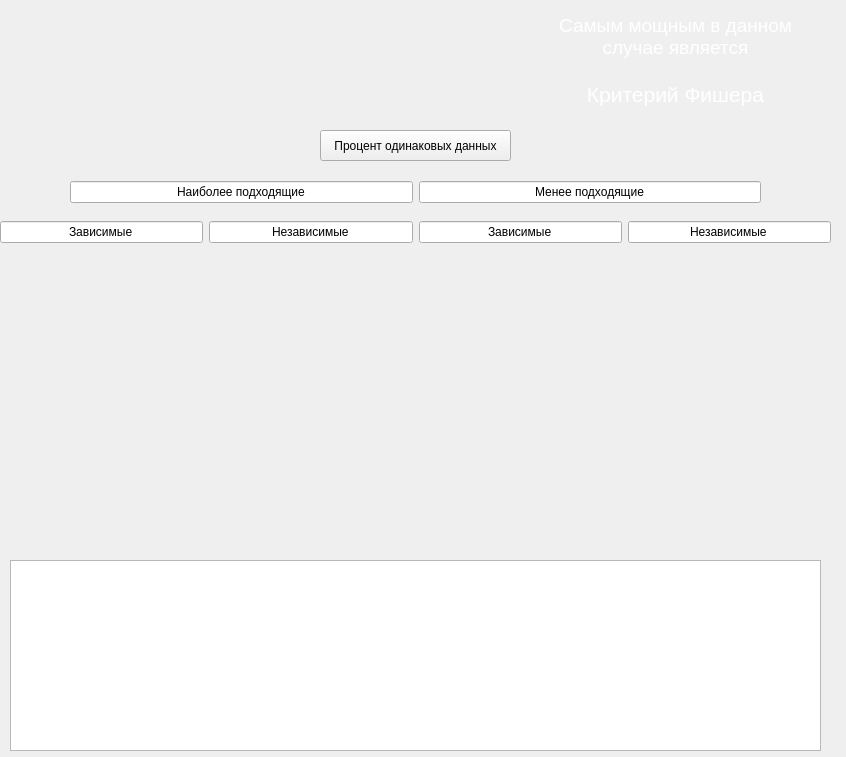
<?xml version="1.0" encoding="UTF-8"?>
<ui version="4.0">
 <class>Form</class>
 <widget class="QWidget" name="Form">
  <property name="geometry">
   <rect>
    <x>0</x>
    <y>0</y>
    <width>846</width>
    <height>757</height>
   </rect>
  </property>
  <property name="windowTitle">
   <string>Сравнение дисперсий</string>
  </property>
  <widget class="QTextEdit" name="textEdit_2">
   <property name="enabled">
    <bool>true</bool>
   </property>
   <property name="geometry">
    <rect>
     <x>540</x>
     <y>10</y>
     <width>271</width>
     <height>161</height>
    </rect>
   </property>
   <property name="font">
    <font>
     <pointsize>-1</pointsize>
    </font>
   </property>
   <property name="acceptDrops">
    <bool>true</bool>
   </property>
   <property name="styleSheet">
    <string notr="true">background: transparent;
border: none;
color: white;  /* Цвет текста, например, белый */
font-size: 16px;  /* Размер шрифта */</string>
   </property>
   <property name="readOnly">
    <bool>true</bool>
   </property>
   <property name="html">
    <string>&lt;!DOCTYPE HTML PUBLIC &quot;-//W3C//DTD HTML 4.0//EN&quot; &quot;http://www.w3.org/TR/REC-html40/strict.dtd&quot;&gt;
&lt;html&gt;&lt;head&gt;&lt;meta name=&quot;qrichtext&quot; content=&quot;1&quot; /&gt;&lt;style type=&quot;text/css&quot;&gt;
p, li { white-space: pre-wrap; }
&lt;/style&gt;&lt;/head&gt;&lt;body style=&quot; font-family:'MS Shell Dlg 2'; font-size:16px; font-weight:400; font-style:normal;&quot;&gt;
&lt;p align=&quot;center&quot; style=&quot; margin-top:0px; margin-bottom:0px; margin-left:0px; margin-right:0px; -qt-block-indent:0; text-indent:0px;&quot;&gt;&lt;span style=&quot; font-size:14pt;&quot;&gt;Самым мощным в данном случае является&lt;/span&gt;&lt;/p&gt;
&lt;p align=&quot;center&quot; style=&quot; margin-top:0px; margin-bottom:0px; margin-left:0px; margin-right:0px; -qt-block-indent:0; text-indent:0px;&quot;&gt;&lt;span style=&quot; font-size:14pt;&quot;&gt; &lt;/span&gt;&lt;/p&gt;
&lt;p align=&quot;center&quot; style=&quot; margin-top:0px; margin-bottom:0px; margin-left:0px; margin-right:0px; -qt-block-indent:0; text-indent:0px;&quot;&gt;&lt;span style=&quot; font-size:16pt;&quot;&gt;Критерий Фишера&lt;/span&gt;&lt;/p&gt;&lt;/body&gt;&lt;/html&gt;</string>
   </property>
   <property name="acceptRichText">
    <bool>true</bool>
   </property>
  </widget>
  <widget class="QTextEdit" name="textEdit">
   <property name="geometry">
    <rect>
     <x>40</x>
     <y>20</y>
     <width>104</width>
     <height>87</height>
    </rect>
   </property>
   <property name="styleSheet">
    <string notr="true">background: transparent;
border: none;
color: white;  /* Цвет текста, например, белый */
font-size: 16px;  /* Размер шрифта */</string>
   </property>
   <property name="readOnly">
    <bool>true</bool>
   </property>
  </widget>
  <widget class="QPushButton" name="pushButton">
   <property name="geometry">
    <rect>
     <x>320</x>
     <y>130</y>
     <width>191</width>
     <height>31</height>
    </rect>
   </property>
   <property name="text">
    <string>Процент одинаковых данных</string>
   </property>
  </widget>
  <widget class="QWidget" name="layoutWidget">
   <property name="geometry">
    <rect>
     <x>0</x>
     <y>260</y>
     <width>831</width>
     <height>281</height>
    </rect>
   </property>
   <layout class="QHBoxLayout" name="horizontalLayout_4">
    <item>
     <widget class="QWidget" name="buttonContainer_11" native="true">
      <layout class="QVBoxLayout" name="verticalLayout_7"/>
     </widget>
    </item>
    <item>
     <widget class="QWidget" name="buttonContainer_12" native="true">
      <layout class="QVBoxLayout" name="verticalLayout_2"/>
     </widget>
    </item>
    <item>
     <widget class="QWidget" name="buttonContainer_22" native="true">
      <layout class="QVBoxLayout" name="verticalLayout"/>
     </widget>
    </item>
    <item>
     <widget class="QWidget" name="buttonContainer_21" native="true">
      <layout class="QVBoxLayout" name="verticalLayout_8"/>
     </widget>
    </item>
   </layout>
  </widget>
  <widget class="QTextEdit" name="textEdit_3">
   <property name="geometry">
    <rect>
     <x>10</x>
     <y>560</y>
     <width>811</width>
     <height>191</height>
    </rect>
   </property>
  </widget>
  <widget class="QWidget" name="layoutWidget_2">
   <property name="geometry">
    <rect>
     <x>70</x>
     <y>180</y>
     <width>691</width>
     <height>24</height>
    </rect>
   </property>
   <layout class="QHBoxLayout" name="horizontalLayout_5">
    <item>
     <widget class="QLineEdit" name="lineEdit_7">
      <property name="text">
       <string>Наиболее подходящие</string>
      </property>
      <property name="alignment">
       <set>Qt::AlignCenter</set>
      </property>
      <property name="readOnly">
       <bool>true</bool>
      </property>
     </widget>
    </item>
    <item>
     <widget class="QLineEdit" name="lineEdit_8">
      <property name="font">
       <font>
        <weight>50</weight>
        <italic>false</italic>
        <bold>false</bold>
        <underline>false</underline>
        <strikeout>false</strikeout>
        <kerning>true</kerning>
       </font>
      </property>
      <property name="autoFillBackground">
       <bool>false</bool>
      </property>
      <property name="text">
       <string>Менее подходящие</string>
      </property>
      <property name="alignment">
       <set>Qt::AlignCenter</set>
      </property>
      <property name="dragEnabled">
       <bool>false</bool>
      </property>
      <property name="readOnly">
       <bool>true</bool>
      </property>
     </widget>
    </item>
   </layout>
  </widget>
  <widget class="QWidget" name="layoutWidget_3">
   <property name="geometry">
    <rect>
     <x>0</x>
     <y>220</y>
     <width>831</width>
     <height>24</height>
    </rect>
   </property>
   <layout class="QHBoxLayout" name="horizontalLayout_6">
    <item>
     <widget class="QLineEdit" name="lineEdit_9">
      <property name="text">
       <string>Зависимые</string>
      </property>
      <property name="alignment">
       <set>Qt::AlignCenter</set>
      </property>
      <property name="readOnly">
       <bool>true</bool>
      </property>
     </widget>
    </item>
    <item>
     <widget class="QLineEdit" name="lineEdit_10">
      <property name="text">
       <string>Независимые</string>
      </property>
      <property name="alignment">
       <set>Qt::AlignCenter</set>
      </property>
      <property name="readOnly">
       <bool>true</bool>
      </property>
     </widget>
    </item>
    <item>
     <widget class="QLineEdit" name="lineEdit_11">
      <property name="text">
       <string>Зависимые</string>
      </property>
      <property name="alignment">
       <set>Qt::AlignCenter</set>
      </property>
     </widget>
    </item>
    <item>
     <widget class="QLineEdit" name="lineEdit_12">
      <property name="text">
       <string>Независимые</string>
      </property>
      <property name="alignment">
       <set>Qt::AlignCenter</set>
      </property>
     </widget>
    </item>
   </layout>
  </widget>
 </widget>
 <resources/>
 <connections/>
</ui>
